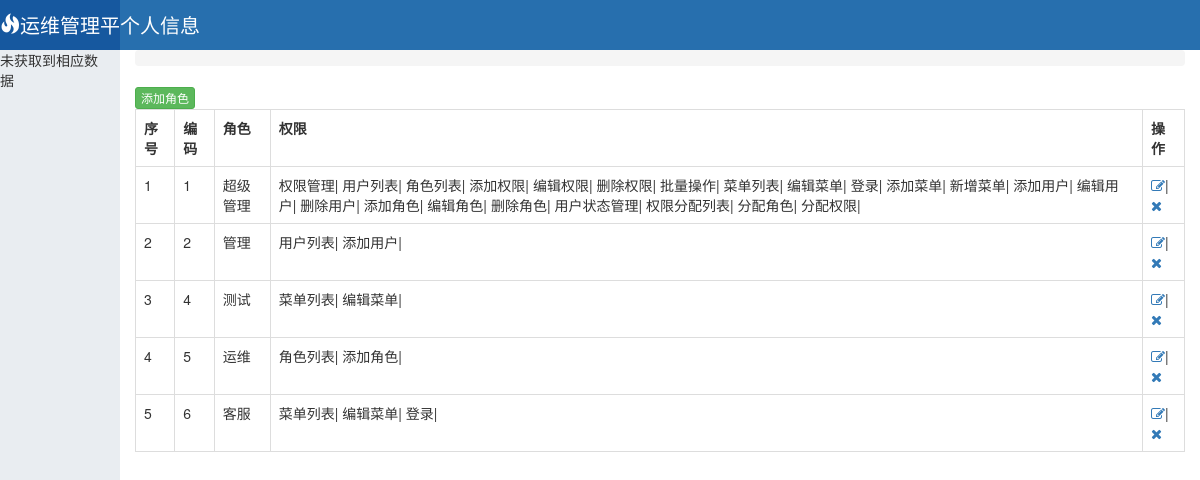
The page /umanage/role/list on the database its author committed.
### user/models.py (models this page shows, shortened)
class Role(models.Model):
    rname=models.CharField(verbose_name='角色名称',max_length=20)
    permissions=models.ManyToManyField(to="Permission",blank=True,null=True)

class Permission(models.Model):
    title=models.CharField(verbose_name="权限名称",max_length=12)
    url = models.CharField(verbose_name="权限路径", max_length=100)
    ico = models.CharField(verbose_name="图标路径", max_length=100,blank=True,null=True)
    pid = models.ForeignKey(verbose_name="父级菜单",to='self',on_delete=models.CASCADE,blank=True,null=True)
    menu_id=models.ForeignKey(to="menu",on_delete=models.CASCADE,blank=True,null=True)
    weight=models.IntegerField(verbose_name='权重',blank=True,null=True)
    is_menu = models.BooleanField(verbose_name="是否为菜单", default=False)
    url_name=models.CharField(verbose_name='别称',max_length=40,unique=True)
    def __str__(self):
        if self.title:
            return self.title
        else:
            return self.url

### user/views/aboutRole.py (the view)
def get_role_info(request,rid=None):
    all_user=models.UserInfo.objects.all()
    if rid:
        query_role_date=models.Role.objects.filter(id=rid)
        if query_role_date:
            all_role_info=RoleModelForm(instance=query_role_date)
        else:
            all_role_info = models.Role.objects.all()
    else:
        all_role_info=models.Role.objects.all()
    return render(request,'rolepage.html',{'rolelist':all_role_info,})

### user/templatetags/webtagplugs.py (called while the page is built)
@register.inclusion_tag('menu.html')
def display_menu(request):
    menulist=request.session.get('menus',None)
    if menulist:
        for key,sub_menu in menulist.items():
           for child in  sub_menu.get('child'):
            if re.match(request.path ,child['url'] ):
                child['class']='active'
        return {'menu_list':menulist}
    else:
        return {'menu_list': menulist}

### user/templates/rolepage.html (shortened to what this page needs)
{% extends "basiclayout.html" %}
{% load static %}
{% load webtagplugs %}
{% block content %}
    <a class="btn btn-success btn-xs " href="{% url 'roleadd'  %}">添加角色</a>
    <table class="table  table-bordered">
        <tr>
            <th>序号</th>
            <th>编码</th>
            <th>角色</th>
            <th>权限</th>
            <th>操作</th>
        </tr>
        {% for role in rolelist %}
            <tr>
                <td>{{ forloop.counter }}</td>
                <td>{{ role.id }}</td>
                <td>{{ role.rname }}</td>
                <td> {% for permission in role.permissions.all %}
                    {{ permission }}|
                {% endfor %}
                </td>
                    <td>
                            <a href="{% url 'roleedit' role.id %}"><i class="fa fa-edit"></i></a>|
                            <a href="{% url 'roledel' role.id %}"><i class="fa fa-remove"></i></a>
                    </td>
            </tr>
        {% endfor %}
    </table>
{% endblock %}

### templates/basiclayout.html (shortened to what this page needs)
<!DOCTYPE html>
<html lang="zh-CN">
<head>
    <link href="/static/bootstrap/css/bootstrap.min.css" rel="stylesheet"/>
    <link rel="stylesheet" href="/static/font-awesome-4.7.0/css/font-awesome.min.css">
</head>
<body>
<div class="container-fluid">
    <div class="row">
        <div class="col-xs-12">
            <div class="site-head">
            <div class="head-left"><i class="glyphicon glyphicon-fire " ></i>运维管理平台</div>
            <div class="head-right">个人信息</div>
        </div>
    </div>
    <div class="site-body row">
                <div class="body-left  list-group col-xs-3">
                     {% load webtagplugs %}
                    {% display_menu request %}
                </div>
            <div class="body-right col-xs-8">
                <div><ol class="breadcrumb">
                </ol></div>
             {% block content %}
            {% endblock %}
        </div>
    </div>
</div>
</body>
</html>

### templates/menu.html
{% if menu_list %}
    <div>{% for k,v in menu_list.items %}
        <div class="first"><a class="list-group-item first-menu"><i
                class="{{ v.ico }} fa-fw"></i><span>{{ v.title }}</span></a></div>
        <div class="sub {{ v.class }}">
            {% for sub_menu in v.child %}
                <a href="{{ sub_menu.url }}" class="list-group-item  sub-menu {{ sub_menu.class }}">{{ sub_menu.title }}</a>
            {% endfor %}
        </div>
    {% endfor %}
    </div>
{% else %}
    <span>未获取到相应数据</span>
{% endif %}

### rows shown on the page
Role: id "1", rname "超级管理"
Permission: title "权限管理"
Permission: title "用户列表"
Permission: title "角色列表"
Permission: title "添加权限"
Permission: title "编辑权限"
Permission: title "删除权限"
Permission: title "批量操作"
Permission: title "菜单列表"
Permission: title "编辑菜单"
Permission: title "登录"
Permission: title "添加菜单"
Permission: title "新增菜单"
Permission: title "添加用户"
Permission: title "编辑用户"
Permission: title "删除用户"
Permission: title "添加角色"
Permission: title "编辑角色"
Permission: title "删除角色"
Permission: title "用户状态管理"
Permission: title "权限分配列表"
Permission: title "分配角色"
Permission: title "分配权限"
Role: id "2", rname "管理"
Role: id "4", rname "测试"
Role: id "5", rname "运维"
Role: id "6", rname "客服"
